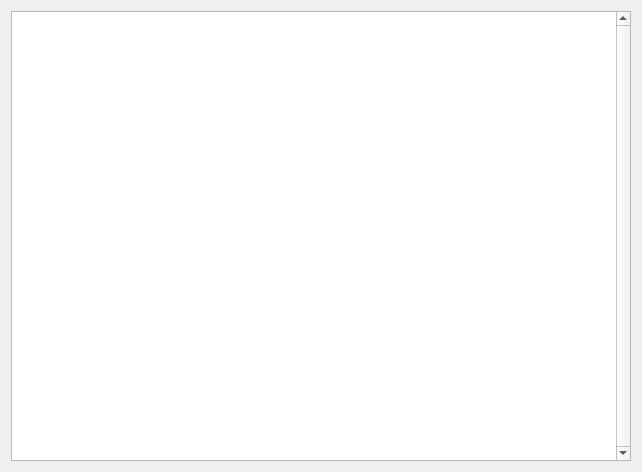
<?xml version="1.0" encoding="UTF-8"?>
<ui version="4.0">
 <class>Console</class>
 <widget class="QWidget" name="Console">
  <property name="geometry">
   <rect>
    <x>0</x>
    <y>0</y>
    <width>642</width>
    <height>472</height>
   </rect>
  </property>
  <property name="windowTitle">
   <string>Form</string>
  </property>
  <layout class="QGridLayout" name="gridLayout">
   <item row="0" column="0">
    <widget class="QPlainTextEdit" name="consoleText">
     <property name="verticalScrollBarPolicy">
      <enum>Qt::ScrollBarAlwaysOn</enum>
     </property>
     <property name="horizontalScrollBarPolicy">
      <enum>Qt::ScrollBarAlwaysOff</enum>
     </property>
     <property name="readOnly">
      <bool>true</bool>
     </property>
     <property name="plainText">
      <string notr="true"/>
     </property>
     <property name="centerOnScroll">
      <bool>false</bool>
     </property>
    </widget>
   </item>
  </layout>
 </widget>
 <resources/>
 <connections/>
</ui>
